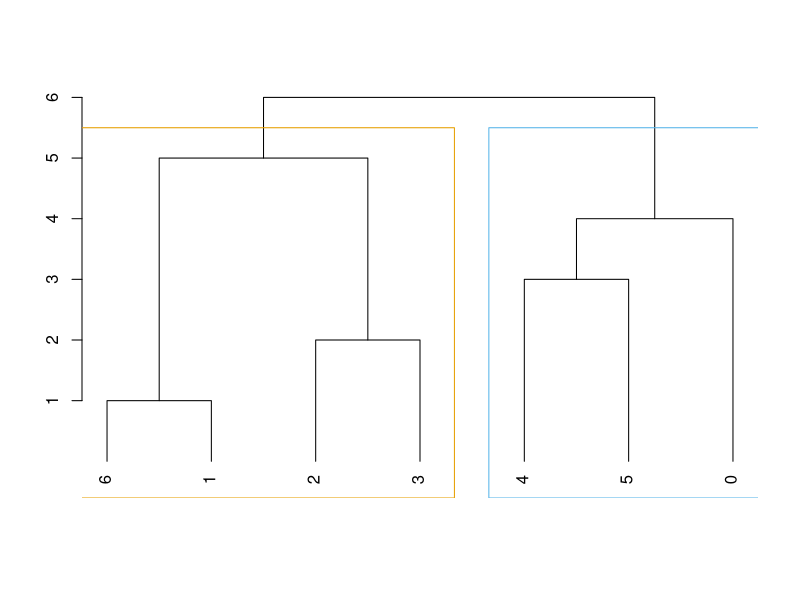
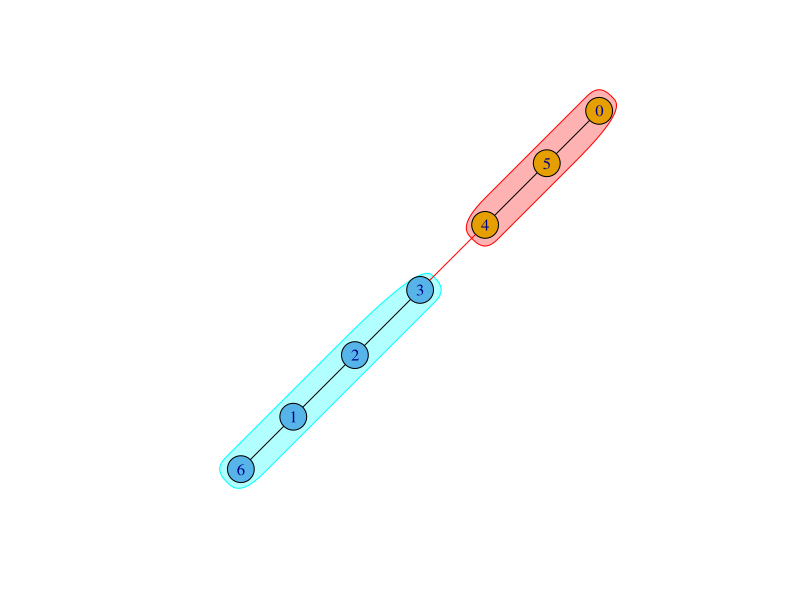

Write the R code that produced these figures, in order.
## ---- chunk 1
library(igraph)
g <- graph.formula(0-5,5-4,4-3,3-2,2-1,1-6)
V(g)
E(g)
ecount(g)
is.weighted(g)
ebc <- edge.betweenness.community(g)
library(ape)
membership(ebc)
0543216 
1112233 
dendPlot(ebc, mode="hclust")
## ---- chunk 2
g <- graph.formula(0-5,5-4,4-3,3-2,2-1,1-6)
edge.betweenness(g)
#12最大，去掉4-3这条边
edge.betweenness(graph.formula(0-5,5-4,3-2,2-1,1-6))
#4最大，去掉2-1这条边
edge.betweenness(graph.formula(0-5,5-4,3-2,1-6))
#2最大，去掉0-5这条边
edge.betweenness(graph.formula(5-4,3-2,1-6))
#1最大，去掉5-4这条边
edge.betweenness(graph.formula(3-2,1-6))
#1最大，去掉3-2这条边
edge.betweenness(graph.formula(1-6))
plot(ebc,g) 
 
## ---- chunk 3

print(modularity(ebc))
